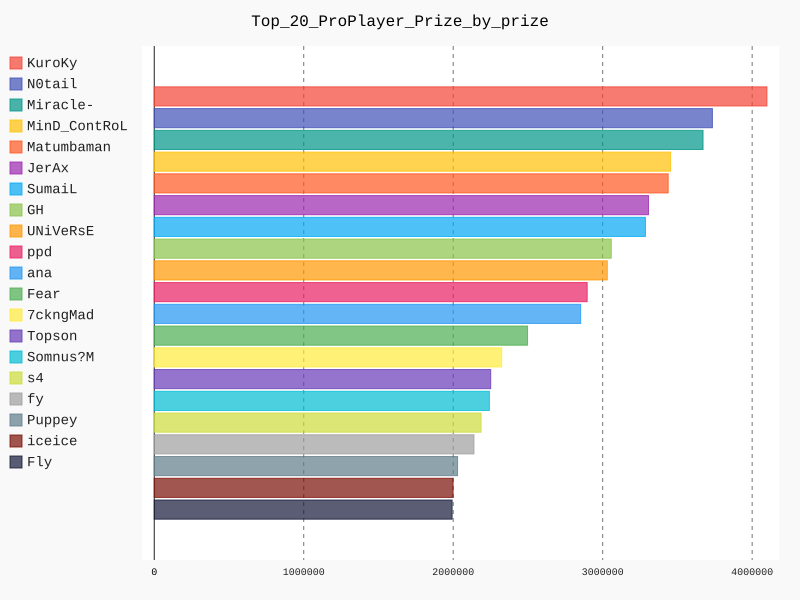

Source code (Python):
import pandas as pd
import pygal as pg
data_20_prize = {}

data = pd.read_csv("esportsplayer.csv") # import file
data_top_prize = list(data['TotalUSDPrize'])
data_top_name = list(data['CurrentHandle'])
for i in range(20):
    data_20_prize[data_top_name[i]] = data_top_prize[i]
data_20_prize = sorted(data_20_prize.items(), key=lambda x: x[1], reverse=True)

line_chart = pg.HorizontalBar()
line_chart.title = 'Top_20_ProPlayer_Prize_by_prize' # graph name
for i in data_20_prize:
    line_chart.add(i[0], i[1]) # create
line_chart.render_to_file('Top_20_ProPlayer_Prize_by_prize.svg') # export file svg
